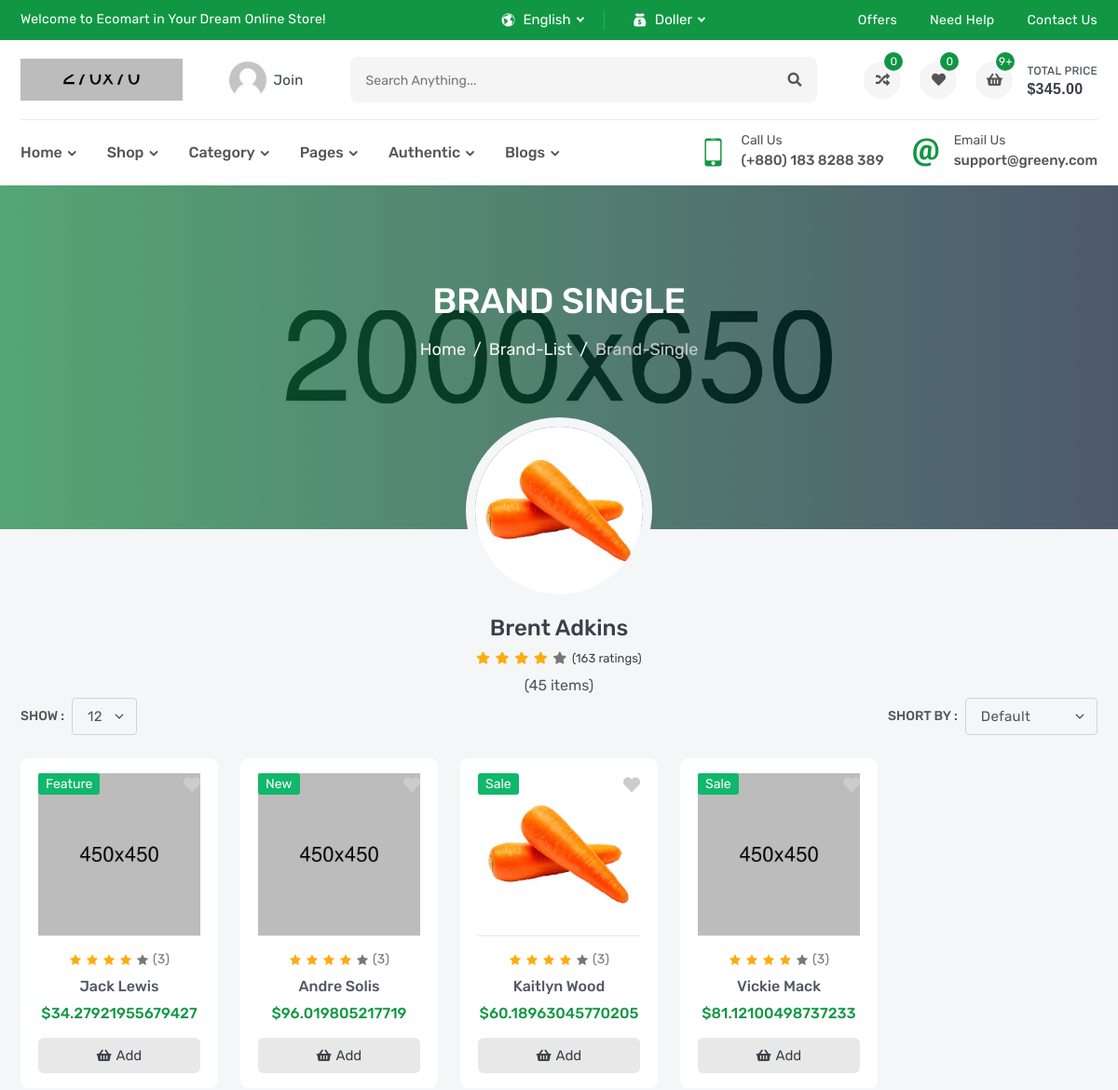
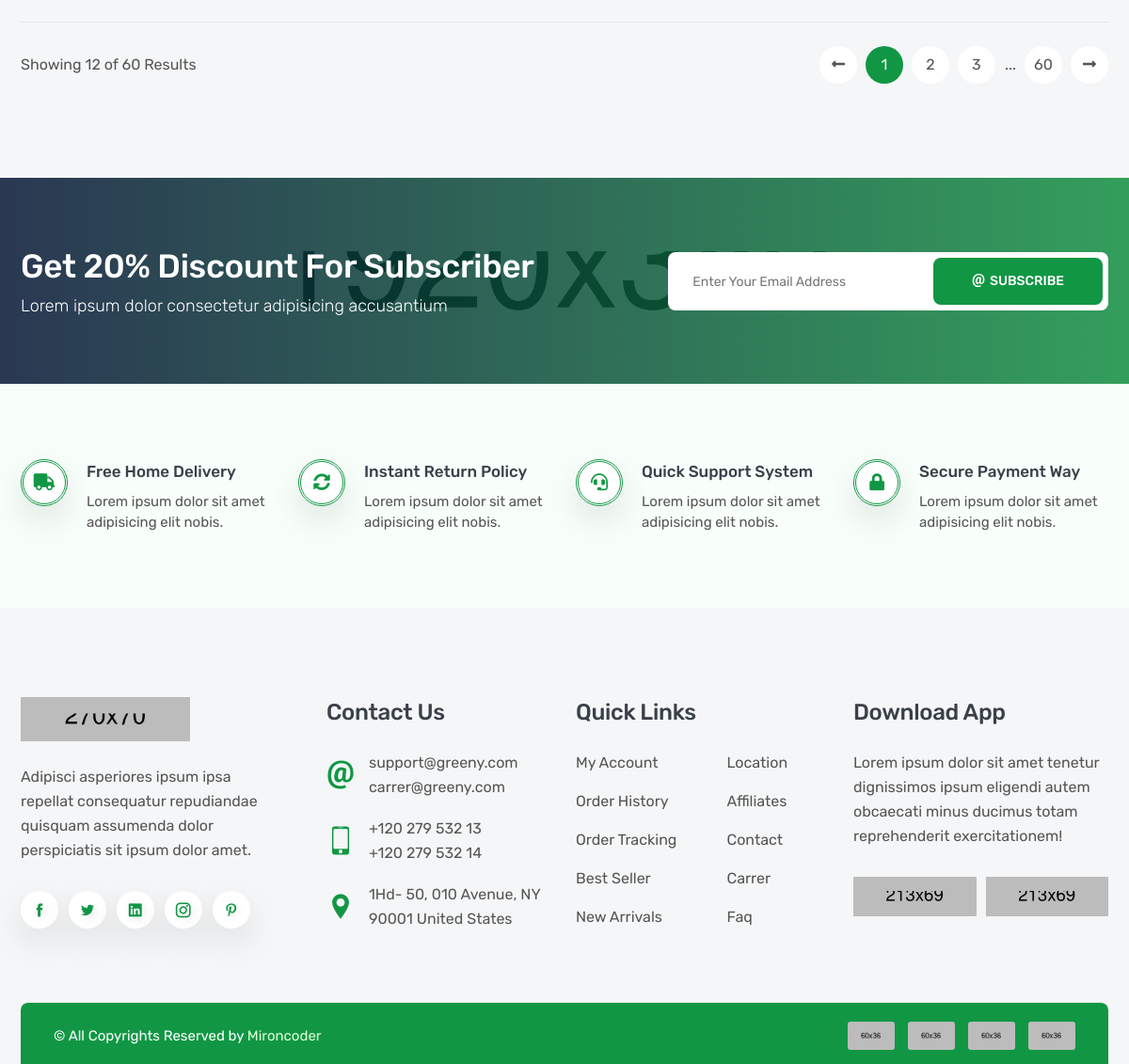
/products/brands/brent-adkins, run on the app's committed database (2 pictures, top to bottom).
### products/models.py (models this page shows, shortened)
class Brand(models.Model):
    name =models.CharField(_('name'),max_length=100)
    image = models.ImageField(_('image'),upload_to='brand')
    slug = models.SlugField(blank=True,null=True)

class Product(models.Model):
    name = models.CharField(_('name'),max_length=120)
    flag = models.CharField(_('flag'),max_length=10,choices=FLAGS_TYPES)
    price =models.FloatField(_('price'))
    image = models.ImageField(_('image'),upload_to='product')
    sku = models.IntegerField(_('sku'))
    subtitle = models.TextField(_('subtitle'),max_length=500)
    description = models.TextField(_('description'),max_length=50000)
    brand = models.ForeignKey('Brand',verbose_name=_('brand'),related_name='product_brand',on_delete=models.SET_NULL,null=True)
    tags = TaggableManager()
    slug = models.SlugField(blank=True,null=True,unique=True)

### products/views.py (the view)
# urls.py: path('brands/<slug:slug>', BrandDetail.as_view()),
class BrandDetail(ListView):
    model = Product
    template_name ='products/brand_detail.html'
    def get_queryset(self):
        brand = Brand.objects.get(slug=self.kwargs['slug'])
        queryset = super().get_queryset().filter(brand=brand)
        return queryset
    def get_context_data(self, **kwargs):
        context = super().get_context_data(**kwargs)
        context["brand"] = Brand.objects.get(slug=self.kwargs['slug'])
        return context

### products/templates/products/brand_detail.html (shortened to what this page needs)
{% extends "base.html" %}
{% load static %}
    {% block css %}
        <link rel="stylesheet" href="{% static 'en/css/brand-single.css' %}">
    {% endblock css %}
{% block body %}
        <section class="single-banner" style="background: url(images/single-banner.jpg) no-repeat center;">
            <div class="container">
                <h2>Brand Single</h2>
                <ol class="breadcrumb">
                    <li class="breadcrumb-item"><a href="index.html">Home</a></li>
                    <li class="breadcrumb-item"><a href="brand-list.html">brand-list</a></li>
                    <li class="breadcrumb-item active" aria-current="page">brand-single</li>
                </ol>
            </div>
        </section>
        <div class="brand-single">
            <a href="#"><img src="{{brand.image.url}}" alt="brand"></a>
            <a href="#"><h3>{{brand.name}}</h3></a>
            <ul>
                <li class="fas fa-star active"></li>
                <li class="fas fa-star active"></li>
                <li class="fas fa-star active"></li>
                <li class="fas fa-star active"></li>
                <li class="fas fa-star"></li>
                <li class="total">(163 ratings)</li>
            </ul>
            <p>(45 items)</p>
        </div>
        <section class="inner-section shop-part">
            <div class="container">
                <div class="row">
                    <div class="col-lg-12">
                        <div class="top-filter">
                            <div class="filter-show">
                                <label class="filter-label">Show :</label>
                                <select class="form-select filter-select">
                                    <option value="1">12</option>
                                </select>
                            </div>
                            <div class="filter-short">
                                <label class="filter-label">Short by :</label>
                                <select class="form-select filter-select">
                                    <option selected>default</option>
                                </select>
                            </div>
                        </div>
                    </div>
                </div>
                <div class="row row-cols-2 row-cols-md-3 row-cols-lg-3 row-cols-xl-5">
                   {% for object in object_list %}
                    <div class="col">
                        <div class="product-card">
                            <div class="product-media">
                                <div class="product-label">
                                    <label class="label-text new">{{object.flag}}</label>
                                </div>
                                <button class="product-wish wish">
                                    <i class="fas fa-heart"></i>
                                </button>
                                <a class="product-image" href="product-video.html">
                                    <img src="{{object.image.url}}" alt="product">
                                </a>
                            </div>
                            <div class="product-content">
                                <div class="product-rating">
                                    <i class="active icofont-star"></i>
                                    <i class="active icofont-star"></i>
                                    <i class="active icofont-star"></i>
                                    <i class="active icofont-star"></i>
                                    <i class="icofont-star"></i>
                                    <a href="product-video.html">(3)</a>
                                </div>
                                <h6 class="product-name">
                                    <a href="product-video.html">{{object.name}}</a>
                                </h6>
                                <h6 class="product-price">
                                    <span>${{object.price}}</span>
                                </h6>
                                <button class="product-add" title="Add to Cart">
                                    <i class="fas fa-shopping-basket"></i>
                                    <span>add</span>
                                </button>
                            </div>
                        </div>
                    </div>
                    {% endfor %}
                </div>
                <div class="row">
                    <div class="col-lg-12">
                        <div class="bottom-paginate">
                            <p class="page-info">Showing 12 of 60 Results</p>
                            <ul class="pagination">
                                <li class="page-item">
                                    <a class="page-link" href="#">
                                        <i class="fas fa-long-arrow-alt-left"></i>
                                    </a>
                                </li>
                                <li class="page-item"><a class="page-link active" href="#">1</a></li>
                                <li class="page-item"><a class="page-link" href="#">2</a></li>
                                <li class="page-item"><a class="page-link" href="#">3</a></li>
                                <li class="page-item">...</li>
                                <li class="page-item"><a class="page-link" href="#">60</a></li>
                                <li class="page-item">
                                    <a class="page-link" href="#">
                                        <i class="fas fa-long-arrow-alt-right"></i>
                                    </a>
                                </li>
                            </ul>
                        </div>
                    </div>
                </div>
            </div>
        </section>
{% endblock body %}

### static/en/css/brand-single.css (style rules this page uses)
.single-banner { padding: 100px 0px 180px; }
.brand-single { position: relative; text-align: center; margin-top: -120px; z-index: 1; }
.brand-single a { display: block; }
.brand-single a img { width: 200px; height: 200px; border-radius: 50%; border: 10px solid var(--body); margin-bottom: 10px; }
.brand-single a h3 { text-transform: capitalize; margin-bottom: 3px; }
.brand-single ul { margin-bottom: 3px; }
.brand-single ul li { font-size: 13px; margin: 0px 1px; color: var(--gray); display: inline-block; }
.brand-single ul .active { color: var(--yellow); }
.brand-single ul .total { color: var(--heading); }

### data on the page
Brand: image (picture), name "Brent Adkins"
Product: flag "Feature", image (picture), name "Jack Lewis", price "34.27921955679427"
Product: flag "New", image (picture), name "Andre Solis", price "96.019805217719"
Product: flag "Sale", image (picture), name "Kaitlyn Wood", price "60.18963045770205"
Product: flag "Sale", image (picture), name "Vickie Mack", price "81.12100498737233"
